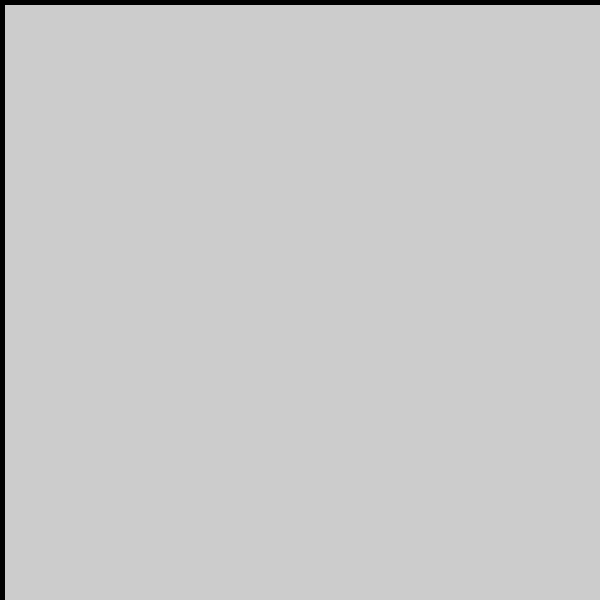
Frame 1 (no input)
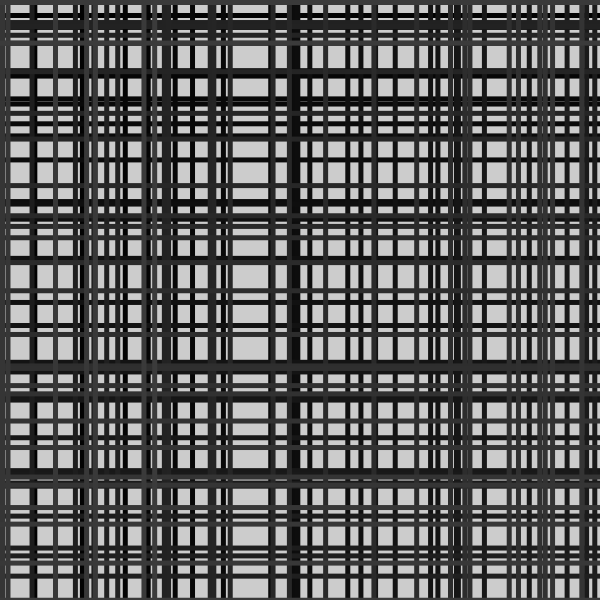
Frame 60 (the mouse pressed at the canvas centre just before this capture)
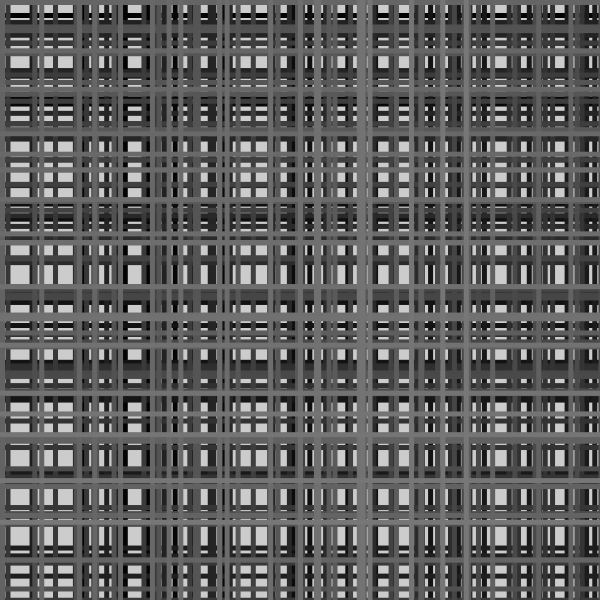
Frame 120 (the mouse held since frame 60 and released just before this capture)

The Processing sketch that drew these frames (run headless with seeded random() and noise(); from frame 60 on, the mouse is pressed at the canvas centre):

// Processing sketch: s09_grid
// ── s09_grid.pde
float x = 0;
float y = 0;
float rectColor = 0;
void setup() {
  size(600, 600);
  noStroke();
}
void draw() {
  fill(rectColor);
  
  rect(x, 0, 5, height);  
  x = x + random(50);
  if(x > width) {
    x = 0;
  }

  rect(0, y, width, 5);  
  y = y + random(50);
  if(y > height) {
    y = 0;
  }

  rectColor = rectColor + 1;
  if(rectColor > 255) {
    rectColor = 0;
  }
}
void keyPressed() {
  if(key == 's') {
    save("result.png");
  }
}
